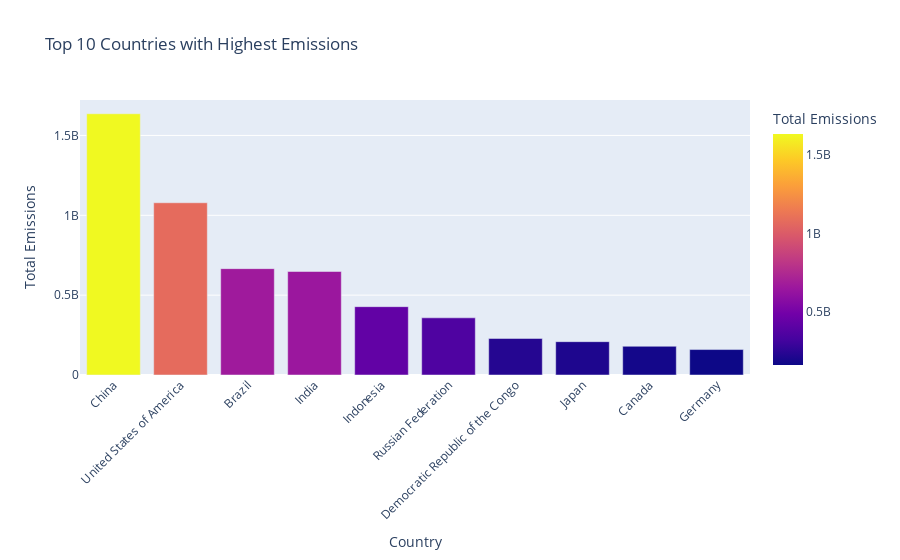

Notebook source saved alongside this figure:
### Markdown cell above
Finally, we do the top 10 countries based on total emissions:

### Code cell
# We re-use the dataset of the total emissions for each country to create a bar chart of the top 5 emissions  
# first, we sort the countries based on total emissions and take the top 5
top_5 = df_total_emissions.sort_values(by='Emissions', ascending=False).head(10)

# Create the bar chart
fig = px.bar(top_5, 
    x='Country Name', 
    y='Emissions', 
    title='Top 10 Countries with Highest Emissions', 
    labels={'Emissions': 'Total Emissions', 'Country Name': 'Country'}, 
    color='Emissions', 
    color_continuous_scale='plasma'
)

fig.update_layout(xaxis_tickangle=-45)
fig.show()

### Figure 1 — Plotly figure (JSON) as saved in the notebook; plotly's stock layout.template omitted (floating-point values rounded to 4 significant figures)
{"data": [{"alignmentgroup": "True", "hovertemplate": "Country=%{x}<br>Total Emissions=%{marker.color}<extra></extra>", "legendgroup": "", "marker": {"color": [1636000000.0, 1078000000.0, 666000000.0, 648000000.0, 427900000.0, 358000000.0, 228800000.0, 208800000.0, 179800000.0, 159300000.0], "coloraxis": "coloraxis", "pattern": {"shape": ""}}, "name": "", "offsetgroup": "", "orientation": "v", "showlegend": false, "textposition": "auto", "type": "bar", "x": ["China", "United States of America", "Brazil", "India", "Indonesia", "Russian Federation", "Democratic Republic of the Congo", "Japan", "Canada", "Germany"], "xaxis": "x", "y": [1636000000.0, 1078000000.0, 666000000.0, 648000000.0, 427900000.0, 358000000.0, 228800000.0, 208800000.0, 179800000.0, 159300000.0], "yaxis": "y"}], "layout": {"barmode": "relative", "coloraxis": {"colorbar": {"title": {"text": "Total Emissions"}}, "colorscale": [[0, "#0d0887"], [0.1111, "#46039f"], [0.2222, "#7201a8"], [0.3333, "#9c179e"], [0.4444, "#bd3786"], [0.5556, "#d8576b"], [0.6667, "#ed7953"], [0.7778, "#fb9f3a"], [0.8889, "#fdca26"], [1, "#f0f921"]]}, "legend": {"tracegroupgap": 0}, "title": {"text": "Top 10 Countries with Highest Emissions"}, "xaxis": {"anchor": "y", "domain": [0, 1], "tickangle": -45, "title": {"text": "Country"}}, "yaxis": {"anchor": "x", "domain": [0, 1], "title": {"text": "Total Emissions"}}}}
